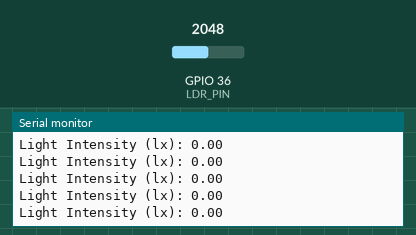
Recording of a sketch running on a simulated ESP32. On the bench: the last lines printed to the serial monitor. Inputs (shaded band) come from the test bench; at power-on: GPIO 36 (LDR_PIN) = 2048.

Above: at 1.2 s.
1.3 s: GPIO 36 (LDR_PIN) set to 941
At 2.1 s:
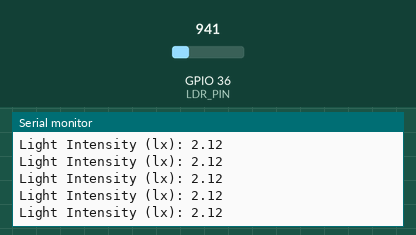
2.8 s: GPIO 36 (LDR_PIN) set to 830
At 3.7 s:
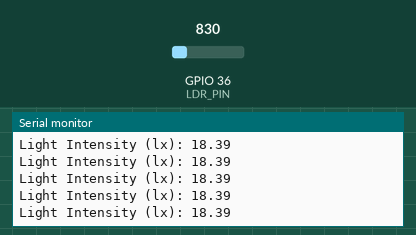
16.3 s: GPIO 36 (LDR_PIN) set to 295
At 17.2 s:
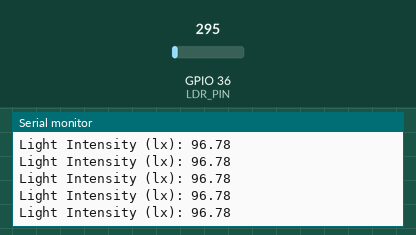
19.3 s: GPIO 36 (LDR_PIN) set to 256
At 20.3 s:
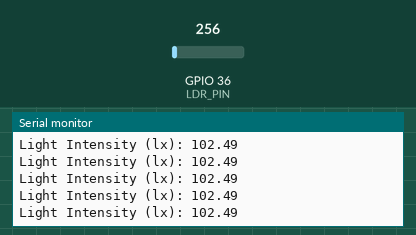
Timing chart, 0 to 22.3 s (numbered marks = the images above; inputs shaded):
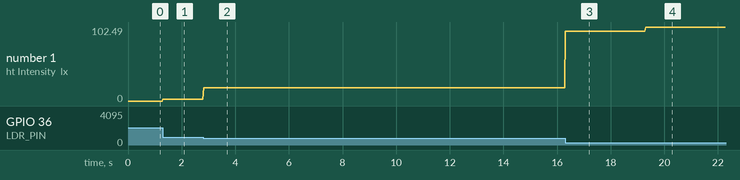

The sketch:

LightDetector_Test.ino
```cpp
#define LDR_PIN 36
void setup() {
  Serial.begin(9600);
  pinMode(LDR_PIN, INPUT);
}
void loop() {
  // Read the raw analog value from the LDR (0 - 4095 for ESP32)
  int ldrValue = analogRead(LDR_PIN);
  // Convert the raw LDR value to lux
  float lux = ldrValue * (600.0 / 4095.0);
  // Invert the lux value to correct the behavior
  float invertedLux = max(0.0, 140.0 - lux);

  if (invertedLux == 140.0){
    invertedLux = 0.00;
  }
  // Print the corrected light intensity in lux
  Serial.print("Light Intensity (lx): ");
  Serial.println(invertedLux);
}
 
```

Measured:
- after the input at 1.3 s, the serial monitor: prints a new line at once (image 1)
- after the input at 2.8 s, the serial monitor: prints a new line at once (image 2)
- after the input at 16.3 s, the serial monitor: prints a new line at once (image 3)
- after the input at 19.3 s, the serial monitor: prints a new line at once (image 4)
- plotted number 1: 0 → 2.12 after the input at 1.3 s, 2.12 → 18.39 after the input at 2.8 s, 18.39 → 96.78 after the input at 16.3 s, 96.78 → 102.49 after the input at 19.3 s
